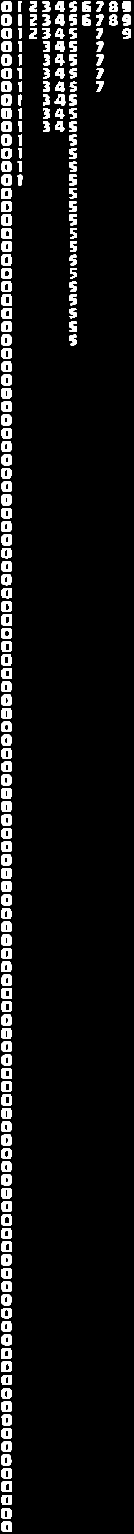
#> input picture assets/vision/clash_digits.png, 400 x 4600 px (shown at 1/3 size); its folder holds only this picture in this run
$ python -i clash_digits.py   (imports and definitions only)
#> lines starting #> are read from the running program, lines starting #| are printed output that depends on the picture; after the words box and inside, x2 and y2 are one past the last pixel; in counts of white or black regions, pixels touching at a corner belong together
#> further down, picture is the input picture: shape (4600, 400, 3); 6.5% white; 192 white regions, largest, box (x1, y1, x2, y2) and area: (4, 644, 36, 676) 842, (4, 4084, 36, 4116) 833, (4, 604, 36, 636) 824
#   - unsupported_opcode: no handler for SETUP_ANNOTATIONS [in DigitReading at SETUP_ANNOTATIONS (offset 14); Python 3.13]
"""Conservative recognition of the game's price font from captured UI glyphs."""

from dataclasses import dataclass
from functools import lru_cache
import cv2
import numpy as np
from app.utils.common import get_resource_path
TILE = 40
@dataclass(frozen=True)
class DigitReading:
    value: int
    bbox: tuple
    score: float

def price_ink(image, floor=180):
#> called with floor = 180
    hsv = cv2.cvtColor(image, cv2.COLOR_BGR2HSV)
#> hsv: shape (4600, 400, 3); mean H, S, V 0, 0, 16.7
    ink = cv2.inRange(image, (floor, floor, floor), (255, 255, 255))
    ink |= cv2.inRange(hsv, (0, 100, 180), (6, 255, 255))
    ink |= cv2.inRange(hsv, (174, 100, 180), (180, 255, 255))
    return ink

def normalize_glyph(mask):
    height, width = mask.shape
    scale = (32 / max(height, width))
    scaled = cv2.resize(mask, (max(1, round((width * scale))), max(1, round((height * scale)))), interpolation=cv2.INTER_NEAREST)
    result = np.zeros((TILE, TILE), np.uint8)
    y, x = (TILE - scaled.shape[0]) // 2, (TILE - scaled.shape[1]) // 2
    result[y:(y + scaled.shape[0]), x:(x + scaled.shape[1])] = scaled
    return result

@lru_cache(maxsize=1)
def load_digit_bank():
    atlas = cv2.imread(str(get_resource_path('assets/vision/clash_digits.png')), cv2.IMREAD_GRAYSCALE)
    if (atlas is None or atlas.shape[1] != (TILE * 10) or (atlas.shape[0] % TILE)):
        raise ValueError('Missing or invalid Clash price digit atlas')
    masks, digits = [], []
    for digit in range(10):
        for top in range(0, atlas.shape[0], TILE):
            glyph = atlas[top:(top + TILE), (digit * TILE):((digit + 1) * TILE)] > 0
            if not glyph.any():
                continue
            masks.append(glyph)
            digits.append(digit)
    if set(digits) != set(range(10)):
        raise ValueError('Incomplete Clash price digit atlas')
    return (np.stack(masks), np.array(digits), np.array([mask.sum() for mask in masks]))

def read_price_digits(image):
    """Return a complete high-confidence price, or None; never fill missing digits."""
    if image is None or not image.size:
        return None
    ink = price_ink(image)
    _unpack, _unpack0, _unpack1, _unpack2 = cv2.connectedComponentsWithStats(ink)
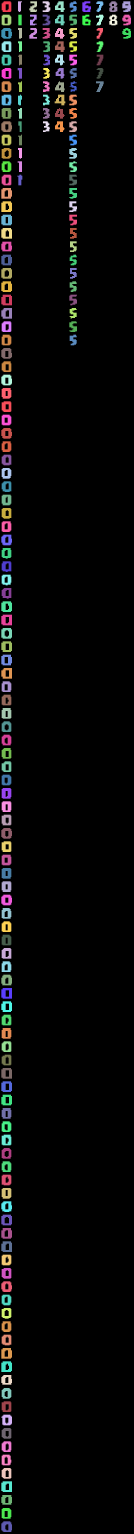
#> _unpack0: shape (4600, 400) int32 (shown at 1/3 size); 193 distinct labels, from 0 to 192; one colour per label, 0 black
    _unpack
    _ = _unpack0
    stats = _unpack1
#> stats = 193 rows, first 6: [0, 0, 400, 4600, 1719791], [5, 4, 29, 32, 723], [54, 4, 12, 32, 285], [88, 4, 23, 32, 492], [128, 4, 23, 32, 459], [165, 4, 29, 32, 593]
    _ = _unpack2
    del _unpack, _unpack0, _unpack1, _unpack2
    candidates = [tuple(map(int, box[:4])) for box in stats[1:] if box[4] >= 4 if box[3] >= 4]
#> candidates = 192 items, first 6: (5, 4, 29, 32), (54, 4, 12, 32), (88, 4, 23, 32), (128, 4, 23, 32), (165, 4, 29, 32), (209, 4, 21, 32)
    if not candidates:
        return None
    height = max((box[3] for box in candidates))
#> height = 32
    candidates = [box for box in candidates if box[3] >= max(4, (height * 0.6))]
    lines = []
    for box in sorted(candidates, key=(lambda b: (b[1] + (b[3] / 2)))):
        center = (box[1] + (box[3] / 2))
        line = next((line for line in lines if abs(center - (line[0][1] + line[0][3] / 2)) <= height * 0.4), None)
        if line is None:
            lines.append([box])
        else:
            line.append(box)
#> this loop made 192 passes
#> center on passes 61 to 63: 340, 340, 380
#> after the loop, lines = 115 items
    boxes = sorted(max(lines, key=(lambda line: sum(((b[2] * b[3]) for b in line)))), key=(lambda b: b[0]))
#> boxes = [(5, 4, 29, 32), (54, 4, 12, 32), (88, 4, 23, 32), (128, 4, 23, 32), (165, 4, 29, 32), (209, 4, 21, 32), (247, 4, 26, 32), (289, 4, 21, 32), (328, 4, 24, 32), (367, 4, 26, 32)]
    if 4 <= len(boxes):
        if not len(boxes) <= 8:
            return None
            len(boxes)
            return None
    bank, labels, counts = load_digit_bank()
    digits, scores = [], []
    for x, y, w, h in boxes:
        if (x <= 0 or y <= 0 or (x + w) >= ink.shape[1] or (y + h) >= ink.shape[0]):
            return None
        if 0.2 <= (w / h):
            if not (w / h) <= 1.5:
                return None
                (w / h)
                return None
        glyph = normalize_glyph(ink[y:(y + h), x:(x + w)]) > 0
        overlap = np.logical_and(bank, glyph).sum(axis=(1, 2))
        similarities = ((2 * overlap) / (counts + glyph.sum()))
        per_digit = [float(similarities[labels == digit].max()) for digit in range(10)]
        order = np.argsort(per_digit)
        best, second = int(order[-1]), int(order[-2])
        if (per_digit[best] < 0.82 or (per_digit[best] - per_digit[second]) < 0.025):
            return None
        digits.append(str(best))
        scores.append(per_digit[best])
    left, top = min((b[0] for b in boxes)), min((b[1] for b in boxes))
    right, bottom = max(((b[0] + b[2]) for b in boxes)), max(((b[1] + b[3]) for b in boxes))
    return DigitReading(int(''.join(digits)), (left, top, (right - left), (bottom - top)), min(scores))

>>> import cv2
>>> picture = cv2.imread('../../assets/vision/clash_digits.png')
>>> result = read_price_digits(picture)
